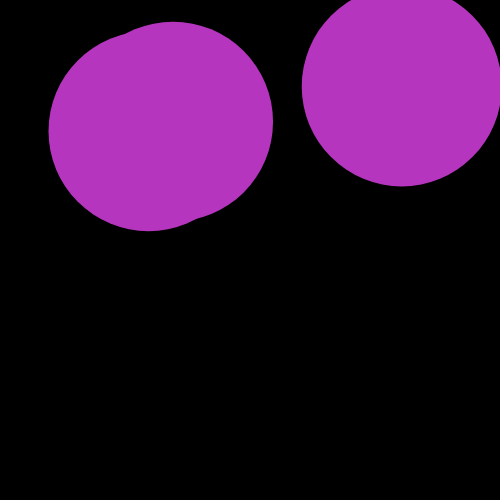
Frame 1 (no input)
Frame 60 (no input): identical to frame 1, image omitted
Frame 120 (the mouse pressed at the canvas centre since frame 60): identical to frame 1, image omitted

The p5.js sketch that drew this single still picture (run headless with seeded random() and noise() and a simulated clock; from frame 60 on, the mouse is pressed at the canvas centre):

// p5.js sketch
// ── sketch.js
//This exercise demonstrates how to set random values in setup() to avoid "flickering" values

var size = 200;
var x1, x2, x3, y1, y2, y3;

function setup(){
    createCanvas(500,500);
    noStroke();
    fill(random(255),random(255),random(255));
    x1 = random(width);
    x2 = random(width);
    x3 = random(width);
    y1 = random(height);
    y2 = random(height);
    y3 = random(height);
    
}
function draw(){
    background(0);
    ellipse(x1,y1,size,size);
    ellipse(x2,y2,size,size);
    ellipse(x3,y3,size,size);
}
